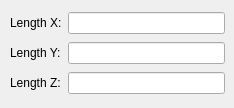
                   <widget class="QWidget" name="box_tab">
                    <attribute name="title">
                     <string>Box</string>
                    </attribute>
                    <widget class="QWidget" name="">
                     <property name="geometry">
                      <rect>
                       <x>10</x>
                       <y>10</y>
                       <width>215</width>
                       <height>89</height>
                      </rect>
                     </property>
                     <layout class="QGridLayout" name="gridLayout_3">
                      <item row="0" column="0">
                       <widget class="QLabel" name="label_12">
                        <property name="text">
                         <string>Length X:</string>
                        </property>
                       </widget>
                      </item>
                      <item row="0" column="1">
                       <widget class="QLineEdit" name="lineEdit_8"/>
                      </item>
                      <item row="1" column="0">
                       <widget class="QLabel" name="label_13">
                        <property name="text">
                         <string>Length Y:</string>
                        </property>
                       </widget>
                      </item>
                      <item row="1" column="1">
                       <widget class="QLineEdit" name="lineEdit_9"/>
                      </item>
                      <item row="2" column="0">
                       <widget class="QLabel" name="label_14">
                        <property name="text">
                         <string>Length Z:</string>
                        </property>
                       </widget>
                      </item>
                      <item row="2" column="1">
                       <widget class="QLineEdit" name="lineEdit_10"/>
                      </item>
                     </layout>
                    </widget>
                   </widget>
